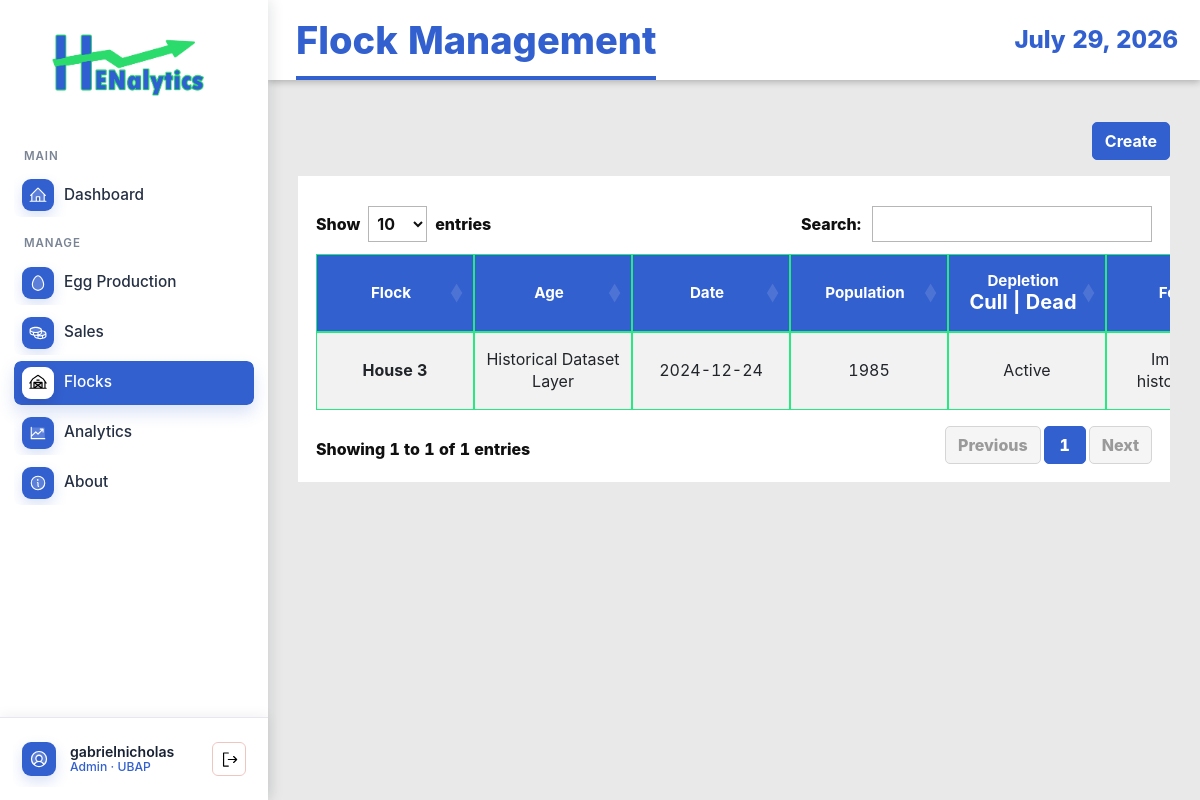
Page /flocks/ (signed in) on the earlier database version.
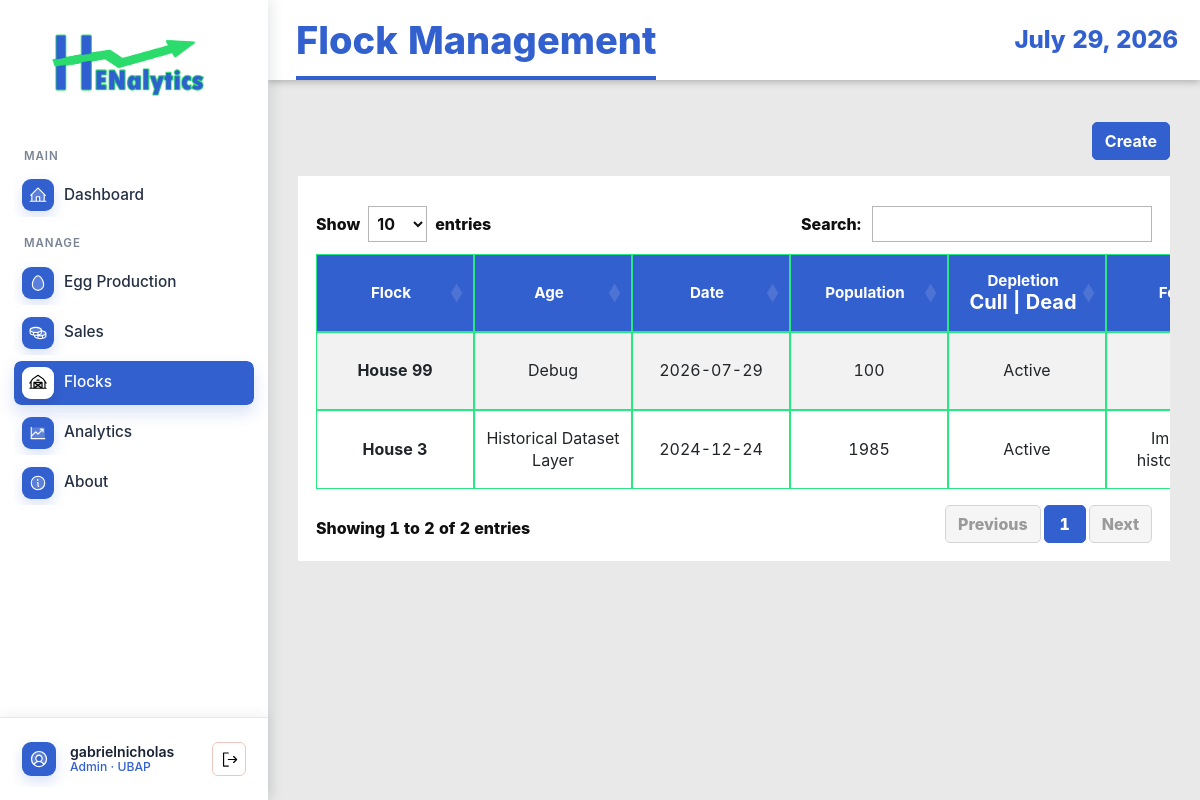
Same page on the later database version.
### EggProduction/models.py (models this page shows, shortened)
class Flock(models.Model):
    STATUS_CHOICES = (
        ('active', 'Active'),
        ('inactive', 'Inactive'),
        ('culled', 'Culled'),
    )
    house_no = models.IntegerField()
    breed_strain = models.CharField(max_length=100)
    date_started = models.DateField()
    initial_hen_count = models.IntegerField(validators=[MinValueValidator(1)])
    status = models.CharField(max_length=20, choices=STATUS_CHOICES, default='active')
    notes = models.TextField(blank=True, null=True)
    created_at = models.DateTimeField(auto_now_add=True)
    updated_at = models.DateTimeField(auto_now=True)
    class Meta:
        ordering = ['-date_started']
        unique_together = ['house_no', 'date_started']

### EggProduction/views.py (the view)
# urls.py: path('flocks/', views.FlockListView.as_view(), name='flock-list'),
class FlockListView(LoginRequiredMixin, ListView):
    model = Flock
    template_name = 'egg_production/flock_list.html'
    context_object_name = 'flocks'
    ordering = ['-date_started']

### EggProduction/templates/egg_production/flock_list.html (shortened to what this page needs)
{% extends 'base.html' %}
{% block page_title %}Flock Management{% endblock %}
{% block content %}
<div class="page-actions">
    {% if perms.eggproduction.add_flock or user.is_superuser %}
    <a href="{% url 'eggproduction:flock-create' %}" class="btn btn-primary">Create</a>
    {% endif %}
</div>
<div class="table-responsive">
    <table class="table table-striped table-hover prototype-table js-data-table"
        data-export-title="Flock Management"
        data-export-enabled="{% if user.is_superuser or user.userprofile.role == 'admin' %}true{% else %}false{% endif %}">
        <thead class="table-dark">
            <tr>
                <th>Flock</th>
                <th>Age</th>
                <th>Date</th>
                <th>Population</th>
                <th>Depletion<br><span class="fs-5">Cull | Dead</span></th>
                <th>Feeds</th>
            </tr>
        </thead>
        <tbody>
            {% for flock in flocks %}
            <tr>
                <td><strong>House {{ flock.house_no }}</strong></td>
                <td>{{ flock.breed_strain }}</td>
                <td>{{ flock.date_started|date:"Y-m-d" }}</td>
                <td>{{ flock.initial_hen_count }}</td>
                <td>{{ flock.get_status_display }}</td>
                <td>{{ flock.notes|default:"N/A"|truncatechars:22 }}</td>
            </tr>
            {% endfor %}
        </tbody>
    </table>
</div>
{% endblock %}

### EggProduction/templates/base.html (shortened to what this page needs)
{% load static %}
<!DOCTYPE html>
<html lang="en">
<head>
    <link href="https://cdn.jsdelivr.net/npm/bootstrap@5.3.0/dist/css/bootstrap.min.css" rel="stylesheet">
    <link rel="stylesheet" href="https://cdn.datatables.net/1.13.8/css/jquery.dataTables.min.css">
    <link rel="stylesheet" href="https://cdn.datatables.net/buttons/2.4.2/css/buttons.dataTables.min.css">
    <link rel="stylesheet" href="{% static 'EggProduction/css/style.css' %}">
</head>
<body class="{% if request.user.is_authenticated %}app-body{% else %}auth-body{% endif %}">
    {% if request.user.is_authenticated %}
    <div class="app-shell">
        <aside class="app-sidebar">
            <a href="{% url 'eggproduction:dashboard' %}" class="brand-lockup">
                <img src="{% static 'EggProduction/img/logo-login.png' %}" alt="Henalytics">
            </a>
            <nav class="side-nav" aria-label="Main navigation">
                <div class="nav-section-label">MAIN</div>
                <a href="{% url 'eggproduction:dashboard' %}"
                    class="side-link {% if request.resolver_match.url_name == 'dashboard' %}active{% endif %}">
                    <img class="side-icon side-img-icon" src="{% static 'EggProduction/img/house-line-duotone.svg' %}"
                        alt="" aria-hidden="true">
                    <span>Dashboard</span>
                </a>
                <div class="nav-section-label">MANAGE</div>
                <a href="{% url 'eggproduction:production-log-list' %}"
                    class="side-link {% if 'production-log' in request.resolver_match.url_name or 'grading-log' in request.resolver_match.url_name %}active{% endif %}">
                    <img class="side-icon side-img-icon" src="{% static 'EggProduction/img/egg-duotone.svg' %}" alt=""
                        aria-hidden="true">
                    <span>Egg Production</span>
                </a>
                <a href="{% url 'eggproduction:sales-transaction-list' %}"
                    class="side-link {% if 'sales-transaction' in request.resolver_match.url_name or 'sales-item' in request.resolver_match.url_name %}active{% endif %}">
                    <img class="side-icon side-img-icon" src="{% static 'EggProduction/img/coins-duotone.svg' %}" alt=""
                        aria-hidden="true">
                    <span>Sales</span>
                </a>
                <a href="{% url 'eggproduction:flock-list' %}"
                    class="side-link {% if 'flock' in request.resolver_match.url_name %}active{% endif %}">
                    <img class="side-icon side-img-icon" src="{% static 'EggProduction/img/barn-duotone.svg' %}" alt=""
                        aria-hidden="true">
                    <span>Flocks</span>
                </a>
                {% if request.user.is_superuser or request.user.userprofile.role == 'admin' or request.user.userprofile.role == 'manager' %}
                <a href="{% url 'eggproduction:harvest-forecast-list' %}"
                    class="side-link {% if 'forecast' in request.resolver_match.url_name or 'model-version' in request.resolver_match.url_name %}active{% endif %}">
                    <img class="side-icon side-img-icon" src="{% static 'EggProduction/img/chart-line-up-duotone.svg' %}"
                        alt="" aria-hidden="true">
                    <span>Analytics</span>
                </a>
                {% endif %}
                <a href="{% url 'index' %}"
                    class="side-link {% if request.resolver_match.url_name == 'index' %}active{% endif %}">
                    <img class="side-icon side-img-icon" src="{% static 'EggProduction/img/info-duotone.svg' %}" alt=""
                        aria-hidden="true">
                    <span>About</span>
                </a>
            </nav>
            <div class="sidebar-account">
                <div class="account-summary">
                    <img class="account-avatar-img" src="{% static 'EggProduction/img/user-circle-duotone.svg' %}" alt=""
                        aria-hidden="true">
                    <span class="account-copy">
                        <span class="account-name">{{ request.user.get_full_name|default:request.user.username }}</span>
                        <span class="account-role">
                            {% if request.user.is_superuser %}
                            Admin
                            {% elif request.user.userprofile.display_role %}
                            {{ request.user.userprofile.display_role }}
                            {% else %}
                            Staff
                            {% endif %}
                            &middot; UBAP
                        </span>
                    </span>
                    <form method="post" action="{% url 'logout' %}" class="account-logout-form account-logout-inline" data-swal-logout
                        data-swal-title="Sign out?"
                        data-swal-text="You will be returned to the login page."
                        data-swal-confirm-text="Sign out"
                        data-swal-cancel-text="Stay signed in">
                        <button type="submit" class="account-logout-button" title="Logout" aria-label="Logout">
                            <img class="logout-icon-img" src="{% static 'EggProduction/img/sign-out.svg' %}" alt="" aria-hidden="true">
                        </button>
                    </form>
                </div>
            </div>
        </aside>
        <section class="app-panel">
            <header class="app-topbar">
                <h1>{% block page_title %}Dashboard{% endblock %}</h1>
                <time>{% now "F j, Y" %}</time>
            </header>
            <main class="app-content">
                {% else %}
                <main>
                    {% endif %}
                    {% block content %}{% endblock %}
                    {% if request.user.is_authenticated %}
                </main>
        </section>
    </div>
    {% else %}
    </main>
    {% endif %}
</body>
</html>

Differences in the rows shown:
added Flock: house_no "99", breed_strain "Debug", date_started "2026-07-29", initial_hen_count "100", status "Active"
Other differences:
text written by a page script: "Show entries Search: Showing 1 to 1 of 1 entries Previous 1 Next" → "Show entries Search: Showing 1 to 2 of 2 entries Previous 1 Next"
